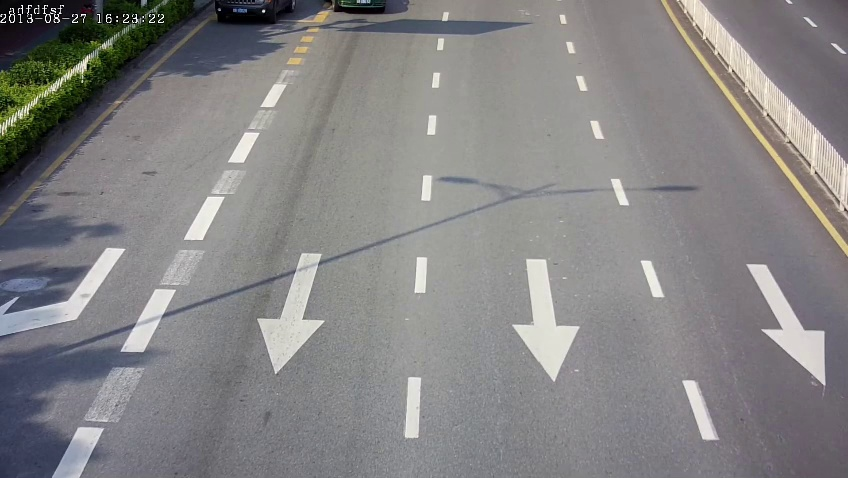
#> input picture data/close_frame_25s.jpg, 848 x 478 px
$ python -i detector.py   (imports and definitions only)   (older library calls are emulated)
#> lines starting #> are read from the running program, lines starting #| are printed output that depends on the picture; after the words box and inside, x2 and y2 are one past the last pixel; in counts of white or black regions, pixels touching at a corner belong together
#> further down, picture is the input picture: shape (478, 848, 3); mean B, G, R 132.2, 131.8, 132.9
"""
Plate Detection module — uses OpenCV Haar Cascade with geometry filtering,
watermark zone exclusion, and vehicle-bounded detection.
"""
from typing import List, Tuple
import cv2
import numpy as np
from src import config


class PlateDetector:
    """Detects rectangular licence-plate regions in video frames."""

    def __init__(self, cascade_path: str = None):
        path = str(cascade_path or config.CASCADE_PATH)
        self.cascade = None
        if hasattr(cv2, "CascadeClassifier"):
            try:
                clf = cv2.CascadeClassifier(path)
                if clf and not clf.empty():
                    self.cascade = clf
            except Exception:
                self.cascade = None

    def detect_plates(
        self, frame: np.ndarray, exclude_watermarks: bool = True
    ) -> List[Tuple[int, int, int, int, np.ndarray]]:
        """
        Detect licence plates in *frame*.

        Returns a list of ``(x, y, w, h, cropped_roi)`` tuples for every
        candidate that passes the area, aspect-ratio, and border filters.
        """
#> called with exclude_watermarks = True
        if frame is None or frame.size == 0:
            return []

        frame_h, frame_w = frame.shape[:2]
#> frame_h = 478; frame_w = 848
        gray = cv2.cvtColor(frame, cv2.COLOR_BGR2GRAY)
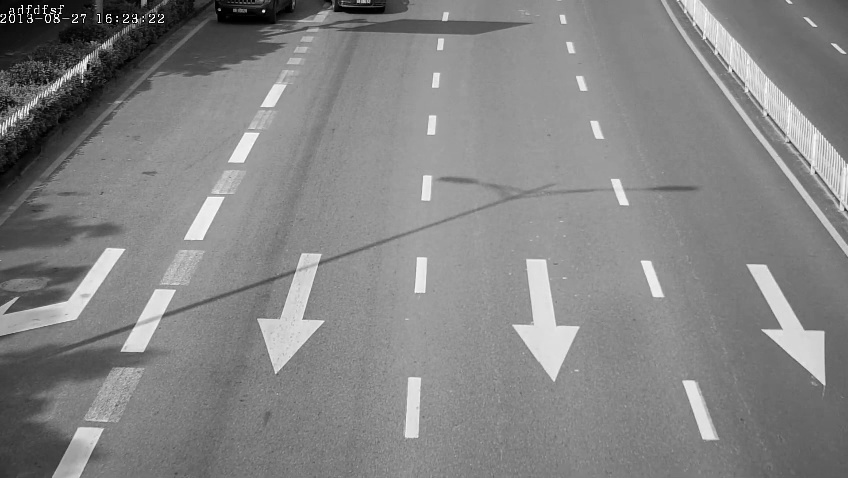
#> gray: shape (478, 848); min 0, max 255, mean 132.2

        candidates = []

        # 1. Haar Cascade (close-up & standard plates)
        if self.cascade is not None:
            try:
                raw = self.cascade.detectMultiScale(
                    gray,
                    scaleFactor=config.SCALE_FACTOR,
                    minNeighbors=config.MIN_NEIGHBORS,
                    minSize=(25, 8),
                    flags=cv2.CASCADE_SCALE_IMAGE,
                )
#> raw = ()
                for x, y, w, h in raw:
                    candidates.append([int(x), int(y), int(w), int(h)])
#> this loop made 0 passes
#> after the loop, candidates = []
            except Exception:
                pass


        # 2. Morphological Edge Detection (captures blue, yellow, and distant plates)
        grad_x = cv2.Sobel(gray, cv2.CV_16S, 1, 0, ksize=3)
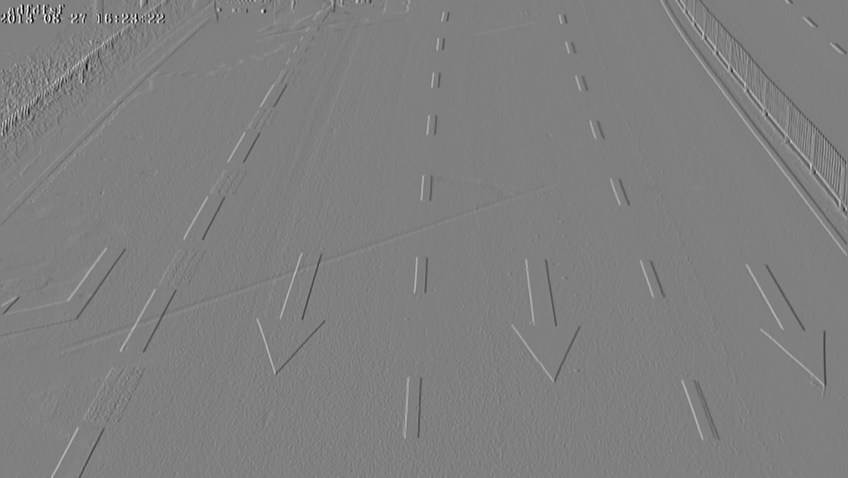
#> grad_x: shape (478, 848) int16; min -994, max 989, mean 0.4; drawn with min black and max white
        abs_grad = cv2.convertScaleAbs(grad_x)
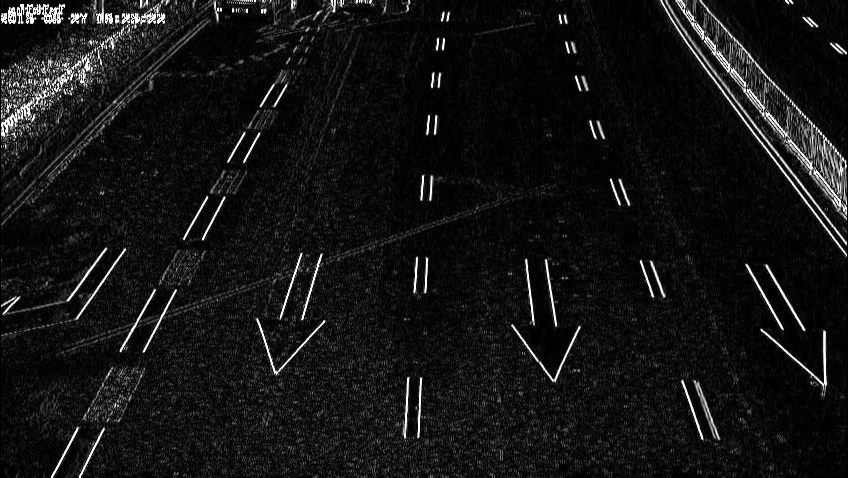
#> abs_grad: shape (478, 848); min 0, max 255, mean 20.2
        blurred = cv2.GaussianBlur(abs_grad, (5, 5), 0)
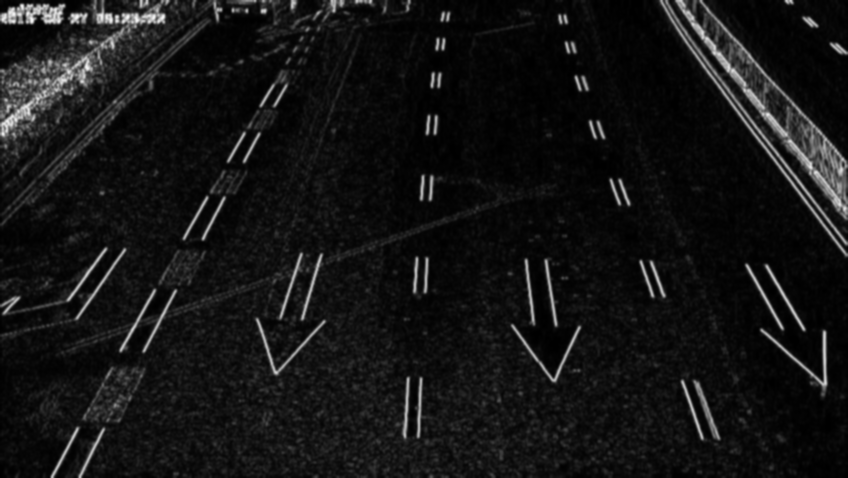
#> blurred: shape (478, 848); min 0, max 244, mean 20.3
        _, thresh = cv2.threshold(blurred, 0, 255, cv2.THRESH_BINARY + cv2.THRESH_OTSU)
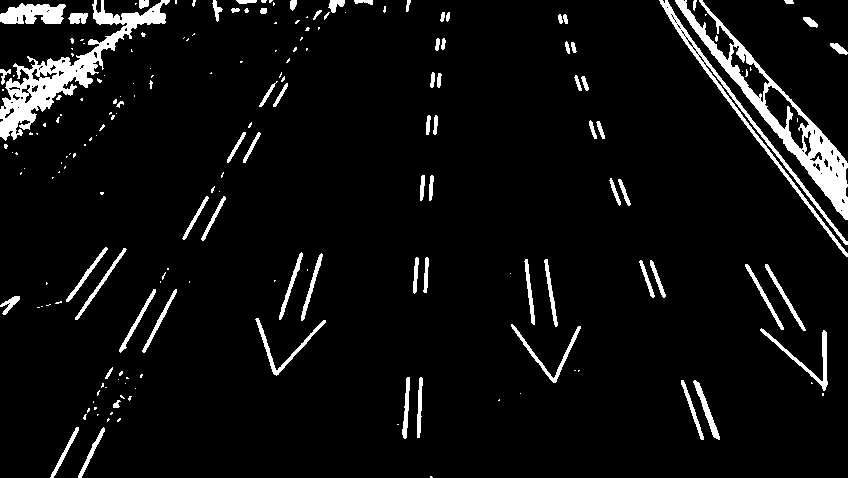
#> thresh: shape (478, 848); 5.9% white; 194 white regions (120 under 20 px), largest, box (x1, y1, x2, y2) and area: (675, 0, 848, 220) 5085, (0, 0, 170, 141) 5039, (659, 0, 848, 257) 2166

        # Close horizontal gaps between characters
        kernel = cv2.getStructuringElement(cv2.MORPH_RECT, (17, 3))
        morph = cv2.morphologyEx(thresh, cv2.MORPH_CLOSE, kernel)
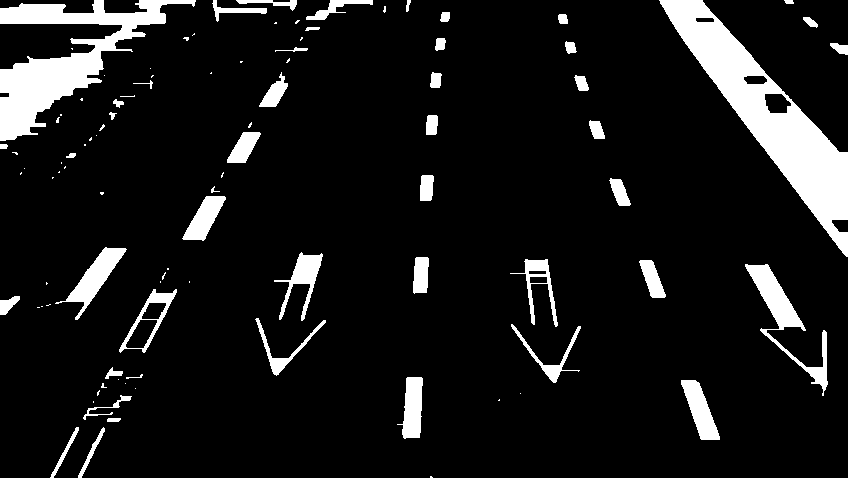
#> morph: shape (478, 848); 9.7% white; 96 white regions (48 under 20 px)

        cnts, _ = cv2.findContours(morph, cv2.RETR_EXTERNAL, cv2.CHAIN_APPROX_SIMPLE)
#> cnts = 96 contours, 51 with area under 20; largest, box (x1, y1, x2, y2) and area: (659, 0, 848, 257) 13084, (0, 0, 196, 141) 8345, (745, 264, 828, 396) 2062, (119, 289, 177, 353) 1456, (55, 247, 127, 320) 1351
        for c in cnts:
            x, y, w, h = cv2.boundingRect(c)
            area = w * h
            aspect = float(w) / float(h) if h > 0 else 0
            if (
                config.MIN_PLATE_AREA <= area <= config.MAX_PLATE_AREA
                and config.MIN_ASPECT_RATIO <= aspect <= config.MAX_ASPECT_RATIO
                and w >= 25
                and h >= 8
            ):
                roi_g = gray[y : y + h, x : x + w]
                if roi_g.size > 0 and np.std(roi_g) > 18:
                    candidates.append([int(x), int(y), int(w), int(h)])
#> this loop made 96 passes
#> (x, y, w, h, area, aspect) on passes 2, 3, 4, 7, 12, 13, 15, 16, 17, 18, 19, 23: (78, 427, 27, 51, 1377, 0.529), (50, 427, 29, 51, 1479, 0.569), (107, 418, 14, 4, 56, 3.5), (83, 395, 49, 25, 1225, 1.96), (101, 383, 6, 5, 30, 1.2), (681, 380, 39, 60, 2340, 0.65), (397, 377, 26, 62, 1612, 0.419), (126, 374, 17, 5, 85, 3.4), (105, 367, 18, 12, 216, 1.5), (511, 324, 70, 59, 4130, 1.19), (255, 318, 71, 58, 4118, 1.22), (0, 296, 20, 19, 380, 1.05)
#> after the loop, candidates = [[83, 395, 49, 25], [306, 0, 67, 20], [236, 0, 61, 11], [212, 0, 55, 22], [0, 0, 196, 141]]

        if not candidates:
            return []

        # 3. Non-Maximum Suppression (merge overlapping boxes)
        indices = cv2.dnn.NMSBoxes(
            candidates,
            [1.0] * len(candidates),
            score_threshold=0.5,
            nms_threshold=0.35,
        )
#> indices = [0, 1, 2, 3, 4]

        results: List[Tuple[int, int, int, int, np.ndarray]] = []
        if len(indices) > 0:
            top_y_limit = int(frame_h * config.EXCLUDE_TOP_BORDER_PCT) if exclude_watermarks else 0
#> top_y_limit = 38
            bottom_y_limit = int(frame_h * (1.0 - config.EXCLUDE_BOTTOM_BORDER_PCT)) if exclude_watermarks else frame_h
#> bottom_y_limit = 458

            for idx in indices.flatten():
                x, y, w, h = candidates[idx]

                # Exclude CCTV timestamps / camera name banners at top or bottom borders
                if exclude_watermarks and (y < top_y_limit or (y + h) > bottom_y_limit):
                    continue

                area = w * h
                aspect = float(w) / float(h)

                if not (config.MIN_PLATE_AREA <= area <= config.MAX_PLATE_AREA):
                    continue
                if not (config.MIN_ASPECT_RATIO <= aspect <= config.MAX_ASPECT_RATIO):
                    continue

                # Generous padding so edge characters are not clipped
                pad_x = int(w * 0.08)
                pad_y = int(h * 0.12)
                x1 = max(0, x - pad_x)
                y1 = max(0, y - pad_y)
                x2 = min(frame_w, x + w + pad_x)
                y2 = min(frame_h, y + h + pad_y)

                roi = frame[y1:y2, x1:x2].copy()
                results.append((x, y, w, h, roi))
#> this loop made 5 passes
#> (x, y, w, h, area, aspect, pad_x, pad_y) on pass 1: (83, 395, 49, 25, 1225, 1.96, 3, 3)
#> pass 1, in detect_plates, `roi = frame[y1:y2, x1:x2].copy()`:
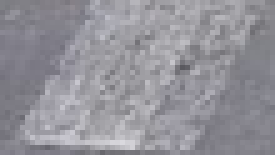
#> roi: shape (31, 55, 3) (shown 5 times larger); mean B, G, R 153.6, 146.5, 147.6
#> after the loop, results = 1 item

        return results

    def detect_in_vehicle_crop(
        self, frame: np.ndarray, vx1: int, vy1: int, vx2: int, vy2: int
    ) -> List[Tuple[int, int, int, int, np.ndarray]]:
        """
        Run plate detection specifically on the lower bumper/grille of a vehicle.
        Coordinates are returned in original frame space.
        """
        vh = vy2 - vy1
        vw = vx2 - vx1
        if vw < 30 or vh < 25:
            return []

        # Target lower 75% of vehicle where plates reside
        by1 = max(0, vy1 + int(vh * 0.25))
        by2 = min(frame.shape[0], vy2)
        bx1 = max(0, vx1)
        bx2 = min(frame.shape[1], vx2)

        v_crop = frame[by1:by2, bx1:bx2]
        if v_crop.size == 0:
            return []

        # Detect candidate plates in the vehicle bumper crop
        local_cands = self.detect_plates(v_crop, exclude_watermarks=False)
        results = []
        for lx, ly, lw, lh, lroi in local_cands:
            gx = bx1 + lx
            gy = by1 + ly
            results.append((gx, gy, lw, lh, lroi))

        if not results:
            bw = int(vw * 0.85)
            bh = int(vh * 0.45)
            bx = bx1 + int((vw - bw) / 2)
            by = by1 + int((vh * 0.75 - bh) / 2)
            crop = frame[max(0, by):min(frame.shape[0], by + bh), max(0, bx):min(frame.shape[1], bx + bw)]
            if crop.size > 0:
                results.append((bx, by, bw, bh, crop))

        return results

>>> import cv2
>>> picture = cv2.imread('../data/close_frame_25s.jpg')
>>> result = PlateDetector().detect_plates(picture)
#> result = 1 item
